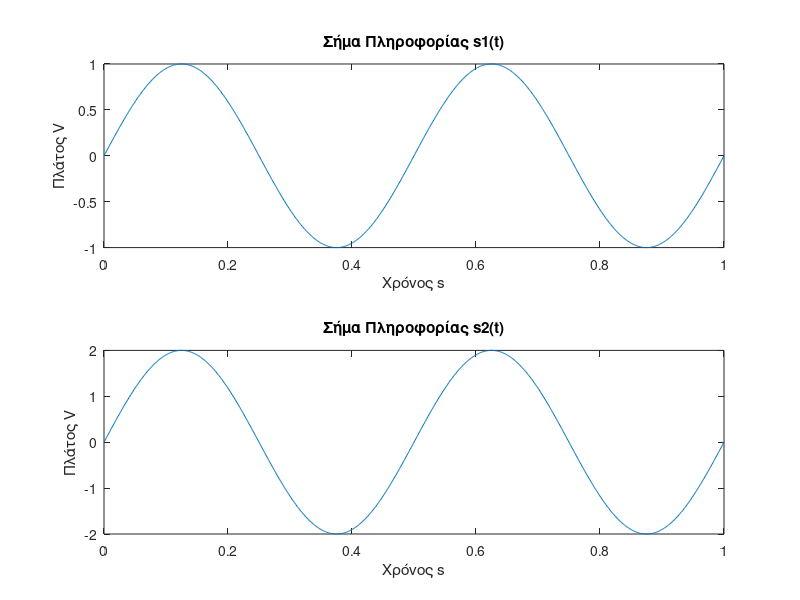
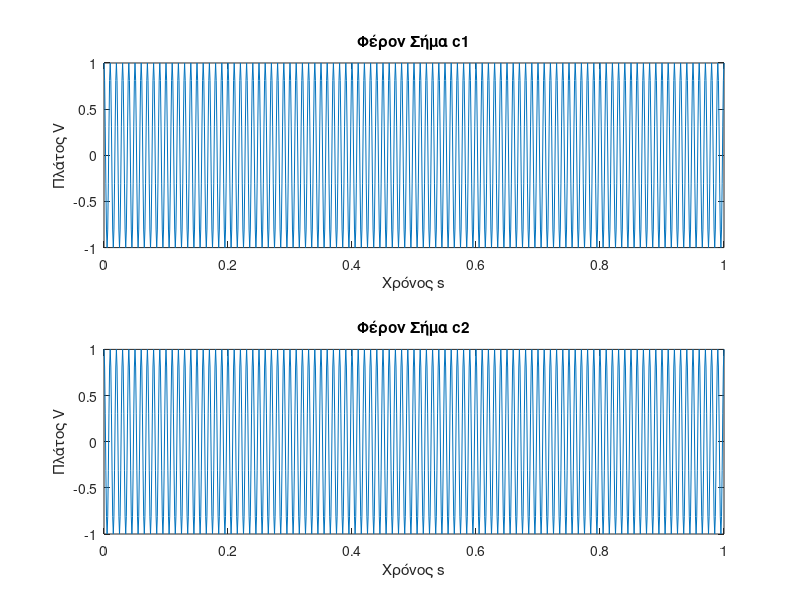
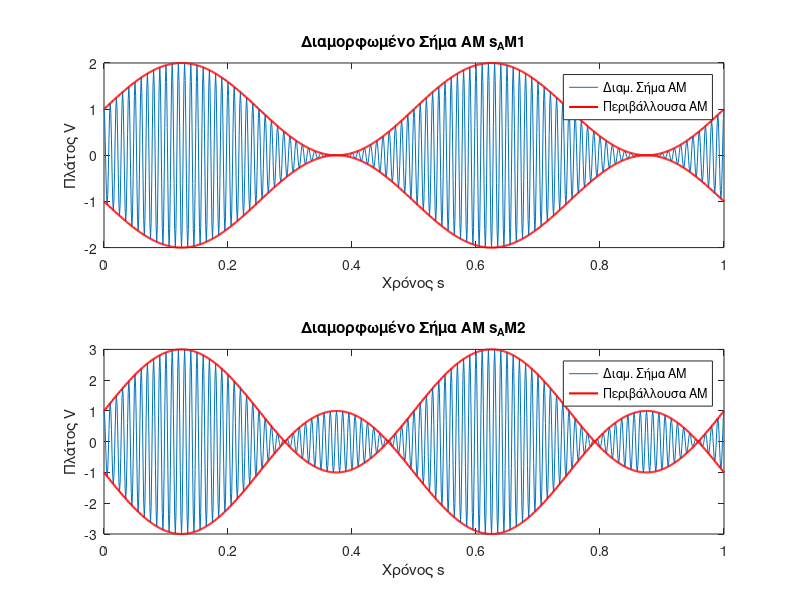

These charts were generated, in order, by the following MATLAB code:
clear;
close all;

Am1 = 1;
Am2 = 2;
fm = 2;
Ac = 1;
fc = 100;
t = 0:0.001:1;

% Σήμα πληροφορίας
s1 = Am1 * sin(2 * pi * fm * t);
s2 = Am2 * sin(2 * pi * fm * t);
% Φέρον σήμα
c = Ac * cos(2 * pi * fc * t);
% Περιβάλλουσα του διαμορφωμένου σήματος
s_AM_env1 = Ac + s1;
s_AM_env2 = Ac + s2;
% Διαμορφωμένο σήμα ΑΜ
s_AM1 = (s_AM_env1) .* cos(2 * pi * fc * t);
s_AM2 = (s_AM_env2) .* cos(2 * pi * fc * t);

% Αναπαράσταση σήματος πληροφορίας
figure;
subplot(2, 1, 1);
plot(t, s1);
title('Σήμα Πληροφορίας s1(t)');
xlabel('Χρόνος s');
ylabel('Πλάτος V');
subplot(2, 1, 2);
plot(t, s2);
title('Σήμα Πληροφορίας s2(t)');
xlabel('Χρόνος s');
ylabel('Πλάτος V');

% Αναπαράσταση φέροντος σήματος
figure
subplot(2, 1, 1);
plot(t, c);
title('Φέρον Σήμα c1');
xlabel('Χρόνος s');
ylabel('Πλάτος V');
subplot(2, 1, 2);
plot(t, c);
title('Φέρον Σήμα c2');
xlabel('Χρόνος s');
ylabel('Πλάτος V');

% Αναπαράσταση διαμορφωμένου σήματος ΑΜ με περιβάλλουσα
figure;
subplot(2, 1, 1);
plot(t, s_AM1);
hold on;
plot(t, s_AM_env1, 'r', 'LineWidth', 1.5); % Περιβάλλουσα
plot(t, -s_AM_env1, 'r', 'LineWidth', 1.5); % Αρνητική περιβάλλουσα
title('Διαμορφωμένο Σήμα ΑΜ s_AM1');
xlabel('Χρόνος s');
ylabel('Πλάτος V');
legend('Διαμ. Σήμα AM', 'Περιβάλλουσα AM');
hold off;
subplot(2, 1, 2);
plot(t, s_AM2);
hold on;
plot(t, s_AM_env2, 'r', 'LineWidth', 1.5); % Περιβάλλουσα
plot(t, -s_AM_env2, 'r', 'LineWidth', 1.5); % Αρνητική περιβάλλουσα
title('Διαμορφωμένο Σήμα ΑΜ s_AM2');
xlabel('Χρόνος s');
ylabel('Πλάτος V');
legend('Διαμ. Σήμα AM', 'Περιβάλλουσα AM');
hold off;
